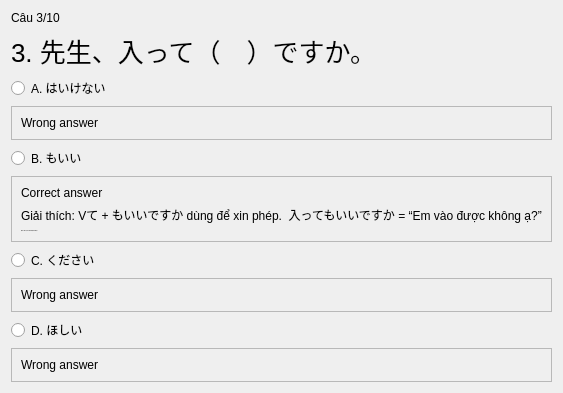
               <widget class="QWidget" name="page_9">
                <layout class="QVBoxLayout" name="verticalLayout_54">
                 <item>
                  <widget class="QLabel" name="label_88">
                   <property name="text">
                    <string>Câu 3/10</string>
                   </property>
                  </widget>
                 </item>
                 <item>
                  <widget class="QLabel" name="label_89">
                   <property name="styleSheet">
                    <string notr="true">font-size: 26px;</string>
                   </property>
                   <property name="text">
                    <string>3. 先生、入って（　）ですか。</string>
                   </property>
                  </widget>
                 </item>
                 <item>
                  <widget class="QRadioButton" name="radioButton_33">
                   <property name="text">
                    <string>A. はいけない</string>
                   </property>
                  </widget>
                 </item>
                 <item>
                  <widget class="QFrame" name="frame_49">
                   <property name="frameShape">
                    <enum>QFrame::StyledPanel</enum>
                   </property>
                   <property name="frameShadow">
                    <enum>QFrame::Raised</enum>
                   </property>
                   <layout class="QVBoxLayout" name="verticalLayout_55">
                    <item>
                     <widget class="QLabel" name="label_107">
                      <property name="text">
                       <string>Wrong answer</string>
                      </property>
                     </widget>
                    </item>
                   </layout>
                  </widget>
                 </item>
                 <item>
                  <widget class="QRadioButton" name="radioButton_34">
                   <property name="text">
                    <string>B. もいい</string>
                   </property>
                  </widget>
                 </item>
                 <item>
                  <widget class="QFrame" name="frame_50">
                   <property name="frameShape">
                    <enum>QFrame::StyledPanel</enum>
                   </property>
                   <property name="frameShadow">
                    <enum>QFrame::Raised</enum>
                   </property>
                   <layout class="QVBoxLayout" name="verticalLayout_56">
                    <item>
                     <widget class="QLabel" name="label_106">
                      <property name="text">
                       <string>Correct answer</string>
                      </property>
                     </widget>
                    </item>
                    <item>
                     <widget class="QLabel" name="label_105">
                      <property name="text">
                       <string>Giải thích: Vて + もいいですか dùng để xin phép.  入ってもいいですか = “Em vào được không ạ?”</string>
                      </property>
                     </widget>
                    </item>
                    <item>
                     <widget class="QLabel" name="label_104">
                      <property name="font">
                       <font>
                        <family>Segoe UI</family>
                        <pointsize>-1</pointsize>
                       </font>
                      </property>
                      <property name="styleSheet">
                       <string notr="true">text-font : 20px;</string>
                      </property>
                      <property name="text">
                       <string>Dịch: Thầy ơi, em vào được không ạ?</string>
                      </property>
                     </widget>
                    </item>
                   </layout>
                  </widget>
                 </item>
                 <item>
                  <widget class="QRadioButton" name="radioButton_35">
                   <property name="text">
                    <string>C. ください</string>
                   </property>
                  </widget>
                 </item>
                 <item>
                  <widget class="QFrame" name="frame_51">
                   <property name="frameShape">
                    <enum>QFrame::StyledPanel</enum>
                   </property>
                   <property name="frameShadow">
                    <enum>QFrame::Raised</enum>
                   </property>
                   <layout class="QVBoxLayout" name="verticalLayout_57">
                    <item>
                     <widget class="QLabel" name="label_108">
                      <property name="text">
                       <string>Wrong answer</string>
                      </property>
                     </widget>
                    </item>
                   </layout>
                  </widget>
                 </item>
                 <item>
                  <widget class="QRadioButton" name="radioButton_36">
                   <property name="text">
                    <string>D. ほしい</string>
                   </property>
                  </widget>
                 </item>
                 <item>
                  <widget class="QFrame" name="frame_52">
                   <property name="frameShape">
                    <enum>QFrame::StyledPanel</enum>
                   </property>
                   <property name="frameShadow">
                    <enum>QFrame::Raised</enum>
                   </property>
                   <layout class="QVBoxLayout" name="verticalLayout_58">
                    <item>
                     <widget class="QLabel" name="label_109">
                      <property name="text">
                       <string>Wrong answer</string>
                      </property>
                     </widget>
                    </item>
                   </layout>
                  </widget>
                 </item>
                </layout>
               </widget>
